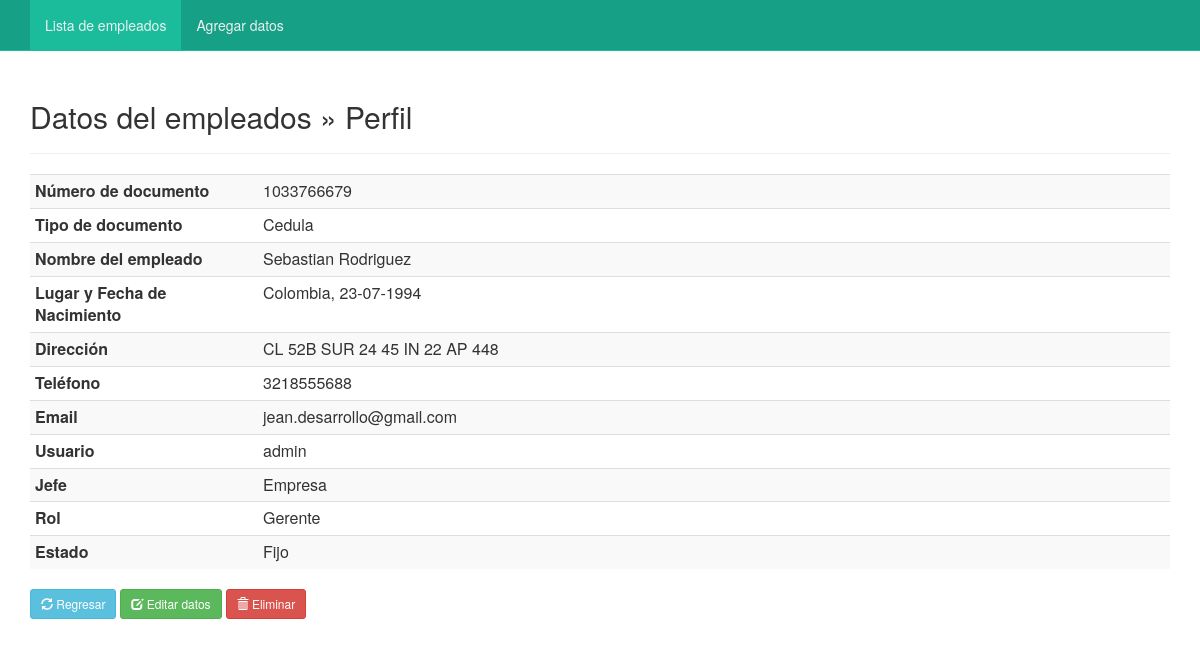
Screenshot of /profile.php?nik=1033766679 with the database file from the repository.
### tables this page shows
CREATE TABLE `empleados` (
	`tipo_codigo` varchar(25) NOT NULL,
	`codigo` varchar(10) NOT NULL,
	`nombres` varchar(50) NOT NULL,
	`lugar_nacimiento` varchar(30) NOT NULL,
	`fecha_nacimiento` varchar(30) NOT NULL,
	`direccion` varchar(50) NOT NULL,
	`telefono` varchar(10) NOT NULL,
	`email` varchar(250) NOT NULL,
	`user` varchar(250) NOT NULL,
	`pass` varchar(250) NOT NULL,
	`puesto` varchar(15) NOT NULL,
	`jefe` varchar(250) NOT NULL,
	`estado` int(11) NOT NULL,
  PRIMARY KEY (`codigo`)
);

### profile.php (the view, shortened to what this page needs)
<?php
include("conexion.php");
?>
<!DOCTYPE html>
<html lang="es">
<head>
	<link href="css/style_general.css" rel="stylesheet">
	<link href="css/bootstrap.min.css" rel="stylesheet">
	<link href="css/style_nav.css" rel="stylesheet">
</head>
<body>
	<nav class="navbar navbar-default navbar-fixed-top">
		<?php include("nav.php");?>
	</nav>
	<div class="container">
		<div class="content">
			<h2>Datos del empleados &raquo; Perfil</h2>
			<hr />
			<?php
			$nik = mysqli_real_escape_string($con,(strip_tags($_GET["nik"],ENT_QUOTES)));
			$sql = mysqli_query($con, "SELECT * FROM empleados WHERE codigo='$nik'");
			if(mysqli_num_rows($sql) == 0){
				header("Location: index.php");
			}else{
				$row = mysqli_fetch_assoc($sql);
			}
			?>
			<table class="table table-striped table-condensed">
				<tr>
					<th width="20%">Número de documento</th>
					<td><?php echo $row['codigo']; ?></td>
				</tr>
				<tr>
					<th width="20%">Tipo de documento</th>
					<td><?php echo $row['tipo_codigo']; ?></td>
				</tr>
				<tr>
					<th>Nombre del empleado</th>
					<td><?php echo $row['nombres']; ?></td>
				</tr>
				<tr>
					<th>Lugar y Fecha de Nacimiento</th>
					<td><?php echo $row['lugar_nacimiento'].', '.$row['fecha_nacimiento']; ?></td>
				</tr>
				<tr>
					<th>Dirección</th>
					<td><?php echo $row['direccion']; ?></td>
				</tr>
				<tr>
					<th>Teléfono</th>
					<td><?php echo $row['telefono']; ?></td>
				</tr>
				<tr>
					<th>Email</th>
					<td><?php echo $row['email']; ?></td>
				</tr>
				<tr>
					<th>Usuario</th>
					<td><?php echo $row['user']; ?></td>
				</tr>
				<tr>
					<th>Jefe</th>
					<td><?php echo $row['jefe']; ?></td>
				</tr>
				<tr>
					<th>Rol</th>
					<td><?php echo $row['puesto']; ?></td>
				</tr>
				<tr>
					<th>Estado</th>
					<td>
						<?php
							if ($row['estado']==1) {
								echo "Fijo";
							} else if ($row['estado']==2){
								echo "Contratado";
							} else if ($row['estado']==3){
								echo "Outsourcing";
							}
						?>
					</td>
				</tr>
			</table>
			<a href="index.php" class="btn btn-sm btn-info"><span class="glyphicon glyphicon-refresh" aria-hidden="true"></span> Regresar</a>
			<a href="edit.php?nik=<?php echo $row['codigo']; ?>" class="btn btn-sm btn-success"><span class="glyphicon glyphicon-edit" aria-hidden="true"></span> Editar datos</a>
			<a href="index.php?aksi=delete&nik=<?php echo $row['codigo']; ?>" class="btn btn-sm btn-danger" onclick="return confirm('Esta seguro de borrar los datos <?php echo $row['nombres']; ?>')"><span class="glyphicon glyphicon-trash" aria-hidden="true"></span> Eliminar</a>
		</div>
	</div>
</body>
</html>

### css/style_general.css (style rules this page uses)
.content { margin-top: 80px; }

### css/style_nav.css (style rules this page uses)
.navbar-default { background-color: #16a085; border-color: #1abc9c; }

### rows the page displays
empleados: codigo "1033766679", tipo_codigo "Cedula", nombres "Sebastian Rodriguez", lugar_nacimiento "Colombia", fecha_nacimiento "23-07-1994", direccion "CL 52B SUR 24 45 IN 22 AP 448", telefono "3218555688", email "jean.desarrollo@gmail.com", user "admin", jefe "Empresa", puesto "Gerente"
